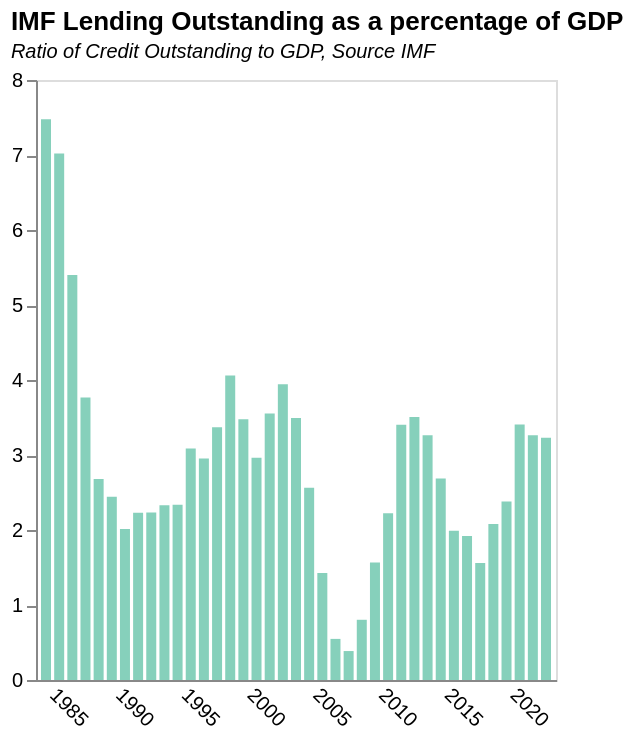

Write a Vega-Lite specification for this figure.
### Vega-Lite specification from a JSON file in a GitHub repository (floating-point values rounded to 4 significant figures)
{"$schema": "https://vega.github.io/schema/vega-lite/v5.json", "title": {"text": "IMF Lending Outstanding as a percentage of GDP", "subtitle": "Ratio of Credit Outstanding to GDP, Source IMF", "subtitleFontStyle": "italic", "subtitleFontSize": 10, "anchor": "start", "color": "black"}, "data": {"values": [{"Date": "08/31/2022", "GRA Purchases": "93769635059", "PRGT 1/2/": "15254184552", "Totals": "109023819611", "Year": "2022", "Totals_billions": "109.0238196", "": "", "GDP": "3376.003", "Totals_GDP": "3.229375673"}, {"Date": "12/31/2021", "GRA Purchases": "89474552025", "PRGT 1/2/": "14554823681", "Totals": "104029375706", "Year": "2021", "Totals_billions": "104.0293757", "": "", "GDP": "3187.626", "Totals_GDP": "3.263537683"}, {"Date": "12/31/2020", "GRA Purchases": "93408630285", "PRGT 1/2/": "12481816684", "Totals": "105890446969", "Year": "2020", "Totals_billions": "105.890447", "": "", "GDP": "3107.373", "Totals_GDP": "3.407716002"}, {"Date": "12/31/2019", "GRA Purchases": "66945509865", "PRGT 1/2/": "6590835450", "Totals": "73536345315", "Year": "2019", "Totals_billions": "73.53634532", "": "", "GDP": "3088.773", "Totals_GDP": "2.380762371"}, {"Date": "12/31/2018", "GRA Purchases": "55395611392", "PRGT 1/2/": "6426181029", "Totals": "61821792421", "Year": "2018", "Totals_billions": "61.82179242", "": "", "GDP": "2969.961", "Totals_GDP": "2.081569166"}, {"Date": "12/31/2017", "GRA Purchases": "39585385873", "PRGT 1/2/": "6522280669", "Totals": "46107666542", "Year": "2017", "Totals_billions": "46.10766654", "": "", "GDP": "2957.227", "Totals_GDP": "1.559152089"}, {"Date": "12/31/2016", "GRA Purchases": "49267630851", "PRGT 1/2/": "6482647937", "Totals": "55750278788", "Year": "2016", "Totals_billions": "55.75027879", "": "", "GDP": "2904.513", "Totals_GDP": "1.919436366"}, {"Date": "12/31/2015", "GRA Purchases": "50757840741", "PRGT 1/2/": "6575911158", "Totals": "57333751899", "Year": "2015", "Totals_billions": "57.3337519", "": "", "GDP": "2880.357", "Totals_GDP": "1.990508534"}, {"Date": "12/31/2014", "GRA Purchases": "69041563463", "PRGT 1/2/": "6292755583", "Totals": "75334319046", "Year": "2014", "Totals_billions": "75.33431905", "": "", "GDP": "2805.115", "Totals_GDP": "2.685605369"}, {"Date": "12/31/2013", "GRA Purchases": "83899249061", "PRGT 1/2/": "6174392682", "Totals": "90073641743", "Year": "2013", "Totals_billions": "90.07364174", "": "", "GDP": "2758.87", "Totals_GDP": "3.26487445"}, {"Date": "12/31/2012", "GRA Purchases": "90042348252", "PRGT 1/2/": "5766292503", "Totals": "95808640755", "Year": "2012", "Totals_billions": "95.80864076", "": "", "GDP": "2732.956", "Totals_GDP": "3.505678129"}, {"Date": "12/31/2011", "GRA Purchases": "87276915790", "PRGT 1/2/": "5308609594", "Totals": "92585525384", "Year": "2011", "Totals_billions": "92.58552538", "": "", "GDP": "2720.887", "Totals_GDP": "3.402769956"}, {"Date": "12/31/2010", "GRA Purchases": "55620104510", "PRGT 1/2/": "4819344134", "Totals": "60439448644", "Year": "2010", "Totals_billions": "60.43944864", "": "", "GDP": "2719.642", "Totals_GDP": "2.222331051"}, {"Date": "12/31/2009", "GRA Purchases": "37221142436", "PRGT 1/2/": "5079705286", "Totals": "42300847722", "Year": "2009", "Totals_billions": "42.30084772", "": "", "GDP": "2701.268", "Totals_GDP": "1.565962641"}, {"Date": "12/31/2008", "GRA Purchases": "17514964723", "PRGT 1/2/": "3972372030", "Totals": "21487336753", "Year": "2008", "Totals_billions": "21.48733675", "": "", "GDP": "2675.808", "Totals_GDP": "0.803022368"}, {"Date": "12/31/2007", "GRA Purchases": "6036146757", "PRGT 1/2/": "3796945581", "Totals": "9833092338", "Year": "2007", "Totals_billions": "9.833092338", "": "", "GDP": "2547.689", "Totals_GDP": "0.385961251"}, {"Date": "12/31/2006", "GRA Purchases": "9822640239", "PRGT 1/2/": "3844020520", "Totals": "13666660759", "Year": "2006", "Totals_billions": "13.66666076", "": "", "GDP": "2493.557", "Totals_GDP": "0.548078939"}, {"Date": "12/31/2005", "GRA Purchases": "28432143237", "PRGT 1/2/": "6282121668", "Totals": "34714264905", "Year": "2005", "Totals_billions": "34.71426491", "": "", "GDP": "2434.48", "Totals_GDP": "1.425941676"}, {"Date": "12/31/2004", "GRA Purchases": "55373766674", "PRGT 1/2/": "6766029353", "Totals": "62139796027", "Year": "2004", "Totals_billions": "62.13979603", "": "", "GDP": "2422.908", "Totals_GDP": "2.564678313"}, {"Date": "12/31/2003", "GRA Purchases": "65032062712", "PRGT 1/2/": "6880893268", "Totals": "71912955980", "Year": "2003", "Totals_billions": "71.91295598", "": "", "GDP": "2058.967", "Totals_GDP": "3.492671615"}, {"Date": "12/31/2002", "GRA Purchases": "63601058794", "PRGT 1/2/": "6868671012", "Totals": "70469729806", "Year": "2002", "Totals_billions": "70.46972981", "": "", "GDP": "1786.893", "Totals_GDP": "3.943701711"}, {"Date": "12/31/2001", "GRA Purchases": "53477225409", "PRGT 1/2/": "6424578684", "Totals": "59901804093", "Year": "2001", "Totals_billions": "59.90180409", "": "", "GDP": "1686.179", "Totals_GDP": "3.552517502"}, {"Date": "12/31/2000", "GRA Purchases": "42990531049", "PRGT 1/2/": "6331595468", "Totals": "49322126517", "Year": "2000", "Totals_billions": "49.32212652", "": "", "GDP": "1665.276", "Totals_GDP": "2.961798916"}, {"Date": "12/31/1999", "GRA Purchases": "51061861875", "PRGT 1/2/": "6434274362", "Totals": "57496136237", "Year": "1999", "Totals_billions": "57.49613624", "": "", "GDP": "1653.549", "Totals_GDP": "3.477135315"}, {"Date": "12/31/1998", "GRA Purchases": "60451017051", "PRGT 1/2/": "6288825925", "Totals": "66739842976", "Year": "1998", "Totals_billions": "66.73984298", "": "", "GDP": "1644.331", "Totals_GDP": "4.058783966"}, {"Date": "12/31/1997", "GRA Purchases": "46559033783", "PRGT 1/2/": "6009867422", "Totals": "52568901205", "Year": "1997", "Totals_billions": "52.56890121", "": "", "GDP": "1559.896", "Totals_GDP": "3.370026028"}, {"Date": "12/31/1996", "GRA Purchases": "36127472805", "PRGT 1/2/": "5881609752", "Totals": "42009082557", "Year": "1996", "Totals_billions": "42.00908256", "": "", "GDP": "1422.969", "Totals_GDP": "2.952213475"}, {"Date": "12/31/1995", "GRA Purchases": "35929173412", "PRGT 1/2/": "5657438528", "Totals": "41586611940", "Year": "1995", "Totals_billions": "41.58661194", "": "", "GDP": "1346.687", "Totals_GDP": "3.088068121"}, {"Date": "12/31/1994", "GRA Purchases": "25611676952", "PRGT 1/2/": "4599768498", "Totals": "30211445450", "Year": "1994", "Totals_billions": "30.21144545", "": "", "GDP": "1292.094", "Totals_GDP": "2.338177056"}, {"Date": "12/31/1993", "GRA Purchases": "25196745031", "PRGT 1/2/": "3942792899", "Totals": "29139537930", "Year": "1993", "Totals_billions": "29.13953793", "": "", "GDP": "1250.282", "Totals_GDP": "2.330637243"}, {"Date": "12/31/1992", "GRA Purchases": "23967172718", "PRGT 1/2/": "3804463796", "Totals": "27771636514", "Year": "1992", "Totals_billions": "27.77163651", "": "", "GDP": "1244.009", "Totals_GDP": "2.232430514"}, {"Date": "12/31/1991", "GRA Purchases": "23378573926", "PRGT 1/2/": "3285717796", "Totals": "26664291722", "Year": "1991", "Totals_billions": "26.66429172", "": "", "GDP": "1195.372", "Totals_GDP": "2.230627095"}, {"Date": "12/31/1990", "GRA Purchases": "20731851093", "PRGT 1/2/": "2571911617", "Totals": "23303762710", "Year": "1990", "Totals_billions": "23.30376271", "": "", "GDP": "1157.501", "Totals_GDP": "2.013282296"}, {"Date": "12/31/1989", "GRA Purchases": "22315104224", "PRGT 1/2/": "2334886562", "Totals": "24649990786", "Year": "1989", "Totals_billions": "24.64999079", "": "", "GDP": "1008.433", "Totals_GDP": "2.444385575"}, {"Date": "12/31/1988", "GRA Purchases": "24750004884", "PRGT 1/2/": "1773964293", "Totals": "26523969177", "Year": "1988", "Totals_billions": "26.52396918", "": "", "GDP": "990.234", "Totals_GDP": "2.678555693"}, {"Date": "12/31/1987", "GRA Purchases": "28751979125", "PRGT 1/2/": "1866342930", "Totals": "30618322055", "Year": "1987", "Totals_billions": "30.61832206", "": "", "GDP": "813.147", "Totals_GDP": "3.765410443"}, {"Date": "12/31/1986", "GRA Purchases": "33334905644", "PRGT 1/2/": "2013169931", "Totals": "35348075575", "Year": "1986", "Totals_billions": "35.34807558", "": "", "GDP": "654.684", "Totals_GDP": "5.399257592"}, {"Date": "12/31/1985", "GRA Purchases": "35194787249", "PRGT 1/2/": "2470247948", "Totals": "37665035197", "Year": "1985", "Totals_billions": "37.6650352", "": "", "GDP": "536.592", "Totals_GDP": "7.019306139"}, {"Date": "12/31/1984", "GRA Purchases": "34936772393", "PRGT 1/2/": "2769874900", "Totals": "37706647293", "Year": "1984", "Totals_billions": "37.70664729", "": "", "GDP": "504.226", "Totals_GDP": "7.478124352"}], "format": {"parse": {"Year": "date"}}}, "height": 300, "width": 260, "mark": {"type": "bar", "color": "#86d0bb"}, "encoding": {"x": {"field": "Year", "type": "temporal", "axis": {"title": null, "grid": false, "ticks": false, "labelAngle": 45}}, "y": {"field": "Totals_GDP", "type": "quantitative", "title": "", "axis": {"grid": false}}}, "config": {}}
